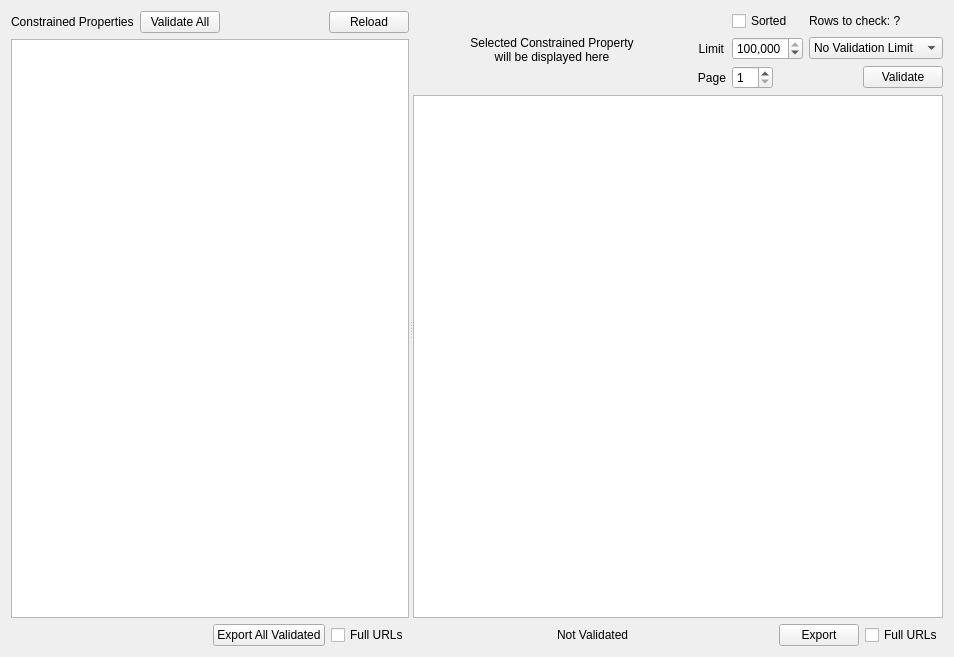
<?xml version="1.0" encoding="UTF-8"?>
<ui version="4.0">
 <class>ConstraintTab</class>
 <widget class="QWidget" name="ConstraintTab">
  <property name="geometry">
   <rect>
    <x>0</x>
    <y>0</y>
    <width>954</width>
    <height>657</height>
   </rect>
  </property>
  <property name="windowTitle">
   <string>Form</string>
  </property>
  <layout class="QVBoxLayout" name="verticalLayout">
   <item>
    <widget class="QSplitter" name="splitter">
     <property name="orientation">
      <enum>Qt::Orientation::Horizontal</enum>
     </property>
     <property name="childrenCollapsible">
      <bool>false</bool>
     </property>
     <widget class="QWidget" name="verticalLayoutWidgetLeft">
      <layout class="QVBoxLayout" name="verticalLayoutLeft">
       <item>
        <layout class="QHBoxLayout" name="horizontalLayoutLeft" stretch="0,0,0,0">
         <item>
          <widget class="QLabel" name="labelLeft">
           <property name="text">
            <string>Constrained Properties</string>
           </property>
          </widget>
         </item>
         <item>
          <widget class="QPushButton" name="validateAllButton">
           <property name="text">
            <string>Validate All</string>
           </property>
          </widget>
         </item>
         <item>
          <spacer name="horizontalSpacerLeft">
           <property name="orientation">
            <enum>Qt::Orientation::Horizontal</enum>
           </property>
           <property name="sizeHint" stdset="0">
            <size>
             <width>40</width>
             <height>20</height>
            </size>
           </property>
          </spacer>
         </item>
         <item>
          <widget class="QPushButton" name="reloadButton">
           <property name="text">
            <string>Reload</string>
           </property>
          </widget>
         </item>
        </layout>
       </item>
       <item>
        <widget class="QTableView" name="propertiesTableView">
         <property name="selectionMode">
          <enum>QAbstractItemView::SelectionMode::SingleSelection</enum>
         </property>
         <property name="selectionBehavior">
          <enum>QAbstractItemView::SelectionBehavior::SelectRows</enum>
         </property>
         <property name="sortingEnabled">
          <bool>true</bool>
         </property>
        </widget>
       </item>
       <item>
        <layout class="QHBoxLayout" name="horizontalLayoutLeftBottom">
         <item>
          <spacer name="horizontalSpacerLeftBottom">
           <property name="orientation">
            <enum>Qt::Orientation::Horizontal</enum>
           </property>
           <property name="sizeHint" stdset="0">
            <size>
             <width>40</width>
             <height>20</height>
            </size>
           </property>
          </spacer>
         </item>
         <item>
          <widget class="QPushButton" name="exportAllButton">
           <property name="text">
            <string>Export All Validated</string>
           </property>
          </widget>
         </item>
         <item>
          <widget class="QCheckBox" name="exportAllUrlCheckBox">
           <property name="text">
            <string>Full URLs</string>
           </property>
          </widget>
         </item>
        </layout>
       </item>
      </layout>
     </widget>
     <widget class="QWidget" name="verticalLayoutWidgetRight">
      <layout class="QVBoxLayout" name="verticalLayoutRight">
       <item>
        <layout class="QHBoxLayout" name="horizontalLayoutRight">
         <item>
          <spacer name="horizontalSpacerRight1">
           <property name="orientation">
            <enum>Qt::Orientation::Horizontal</enum>
           </property>
           <property name="sizeType">
            <enum>QSizePolicy::Policy::Preferred</enum>
           </property>
           <property name="sizeHint" stdset="0">
            <size>
             <width>40</width>
             <height>20</height>
            </size>
           </property>
          </spacer>
         </item>
         <item>
          <widget class="QLabel" name="labelRight">
           <property name="text">
            <string>Selected Constrained Property
will be displayed here</string>
           </property>
           <property name="alignment">
            <set>Qt::AlignmentFlag::AlignCenter</set>
           </property>
           <property name="wordWrap">
            <bool>true</bool>
           </property>
           <property name="textInteractionFlags">
            <set>Qt::TextInteractionFlag::LinksAccessibleByMouse|Qt::TextInteractionFlag::TextSelectableByMouse</set>
           </property>
          </widget>
         </item>
         <item>
          <spacer name="horizontalSpacerRight2">
           <property name="orientation">
            <enum>Qt::Orientation::Horizontal</enum>
           </property>
           <property name="sizeType">
            <enum>QSizePolicy::Policy::Preferred</enum>
           </property>
           <property name="sizeHint" stdset="0">
            <size>
             <width>40</width>
             <height>20</height>
            </size>
           </property>
          </spacer>
         </item>
         <item>
          <layout class="QGridLayout" name="gridLayoutRight">
           <item row="2" column="0">
            <widget class="QLabel" name="limitLabel">
             <property name="sizePolicy">
              <sizepolicy hsizetype="Maximum" vsizetype="Preferred">
               <horstretch>0</horstretch>
               <verstretch>0</verstretch>
              </sizepolicy>
             </property>
             <property name="text">
              <string>Limit</string>
             </property>
             <property name="alignment">
              <set>Qt::AlignmentFlag::AlignRight|Qt::AlignmentFlag::AlignTrailing|Qt::AlignmentFlag::AlignVCenter</set>
             </property>
            </widget>
           </item>
           <item row="3" column="0">
            <widget class="QLabel" name="pageLabel">
             <property name="sizePolicy">
              <sizepolicy hsizetype="Maximum" vsizetype="Preferred">
               <horstretch>0</horstretch>
               <verstretch>0</verstretch>
              </sizepolicy>
             </property>
             <property name="text">
              <string>Page</string>
             </property>
             <property name="alignment">
              <set>Qt::AlignmentFlag::AlignRight|Qt::AlignmentFlag::AlignTrailing|Qt::AlignmentFlag::AlignVCenter</set>
             </property>
            </widget>
           </item>
           <item row="2" column="1">
            <widget class="QSpinBox" name="limitSpinBox">
             <property name="sizePolicy">
              <sizepolicy hsizetype="Maximum" vsizetype="Fixed">
               <horstretch>0</horstretch>
               <verstretch>0</verstretch>
              </sizepolicy>
             </property>
             <property name="showGroupSeparator" stdset="0">
              <bool>true</bool>
             </property>
             <property name="maximum">
              <number>10000000</number>
             </property>
             <property name="singleStep">
              <number>100000</number>
             </property>
             <property name="value">
              <number>100000</number>
             </property>
            </widget>
           </item>
           <item row="3" column="2" alignment="Qt::AlignmentFlag::AlignRight">
            <widget class="QPushButton" name="validateButton">
             <property name="sizePolicy">
              <sizepolicy hsizetype="Maximum" vsizetype="Fixed">
               <horstretch>0</horstretch>
               <verstretch>0</verstretch>
              </sizepolicy>
             </property>
             <property name="text">
              <string>Validate</string>
             </property>
            </widget>
           </item>
           <item row="2" column="2">
            <widget class="QComboBox" name="limitComboBox">
             <property name="sizePolicy">
              <sizepolicy hsizetype="Maximum" vsizetype="Fixed">
               <horstretch>0</horstretch>
               <verstretch>0</verstretch>
              </sizepolicy>
             </property>
             <item>
              <property name="text">
               <string>No Validation Limit</string>
              </property>
             </item>
             <item>
              <property name="text">
               <string>Limit Output Rows</string>
              </property>
             </item>
             <item>
              <property name="text">
               <string>Limit Input Rows</string>
              </property>
             </item>
            </widget>
           </item>
           <item row="3" column="1">
            <widget class="QSpinBox" name="pageSpinBox">
             <property name="sizePolicy">
              <sizepolicy hsizetype="Maximum" vsizetype="Fixed">
               <horstretch>0</horstretch>
               <verstretch>0</verstretch>
              </sizepolicy>
             </property>
             <property name="autoFillBackground">
              <bool>false</bool>
             </property>
             <property name="frame">
              <bool>true</bool>
             </property>
             <property name="minimum">
              <number>1</number>
             </property>
             <property name="value">
              <number>1</number>
             </property>
            </widget>
           </item>
           <item row="1" column="2">
            <widget class="QLabel" name="inputRowsLabel">
             <property name="sizePolicy">
              <sizepolicy hsizetype="Maximum" vsizetype="Preferred">
               <horstretch>0</horstretch>
               <verstretch>0</verstretch>
              </sizepolicy>
             </property>
             <property name="text">
              <string>Rows to check: ?</string>
             </property>
             <property name="alignment">
              <set>Qt::AlignmentFlag::AlignLeading|Qt::AlignmentFlag::AlignLeft|Qt::AlignmentFlag::AlignVCenter</set>
             </property>
            </widget>
           </item>
           <item row="1" column="1">
            <widget class="QCheckBox" name="sortedCheckBox">
             <property name="text">
              <string>Sorted</string>
             </property>
            </widget>
           </item>
          </layout>
         </item>
        </layout>
       </item>
       <item>
        <widget class="ViolationsTable" name="violationsTableView">
         <property name="sortingEnabled">
          <bool>true</bool>
         </property>
        </widget>
       </item>
       <item>
        <layout class="QHBoxLayout" name="horizontalLayoutRightBottom">
         <item>
          <spacer name="horizontalSpacerRightBottom">
           <property name="orientation">
            <enum>Qt::Orientation::Horizontal</enum>
           </property>
           <property name="sizeHint" stdset="0">
            <size>
             <width>40</width>
             <height>20</height>
            </size>
           </property>
          </spacer>
         </item>
         <item>
          <widget class="QLabel" name="violationsLabel">
           <property name="text">
            <string>Not Validated</string>
           </property>
           <property name="textInteractionFlags">
            <set>Qt::TextInteractionFlag::LinksAccessibleByMouse|Qt::TextInteractionFlag::TextSelectableByMouse</set>
           </property>
          </widget>
         </item>
         <item>
          <spacer name="horizontalSpacer">
           <property name="orientation">
            <enum>Qt::Orientation::Horizontal</enum>
           </property>
           <property name="sizeHint" stdset="0">
            <size>
             <width>40</width>
             <height>20</height>
            </size>
           </property>
          </spacer>
         </item>
         <item>
          <widget class="QPushButton" name="exportButton">
           <property name="text">
            <string>Export</string>
           </property>
          </widget>
         </item>
         <item>
          <widget class="QCheckBox" name="exportUrlCheckBox">
           <property name="text">
            <string>Full URLs</string>
           </property>
          </widget>
         </item>
        </layout>
       </item>
      </layout>
     </widget>
    </widget>
   </item>
  </layout>
 </widget>
 <customwidgets>
  <customwidget>
   <class>ViolationsTable</class>
   <extends>QTableView</extends>
   <header>..violations_table.h</header>
  </customwidget>
 </customwidgets>
 <resources/>
 <connections/>
</ui>
